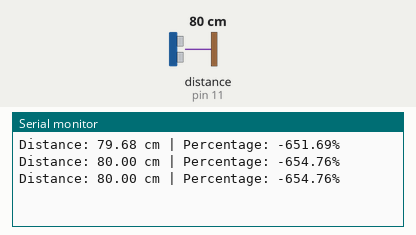
Recording of a sketch running on a simulated Arduino Uno, built with avr-gcc and run on an emulated ATmega328P. On the bench: the last lines printed to the serial monitor. Wiring (inferred from the names in the program): ultrasonic range finder: trigger pin 12; echo pin 11. The inputs (shaded band) are chosen by the test bench; at power-on: distance to the obstacle (sensor on pin 11) 80 cm. The echo pulse lasts 58.3 µs per cm.

Above: at 1.3 s.
1.4 s: distance to the obstacle (sensor on pin 11) set to 2 cm
At 1.9 s:
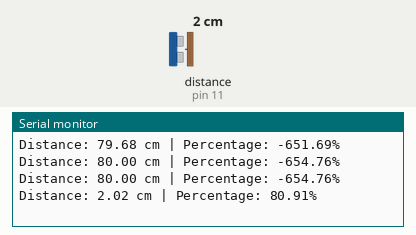
2.9 s: distance to the obstacle (sensor on pin 11) set to 4 cm
At 3.4 s:
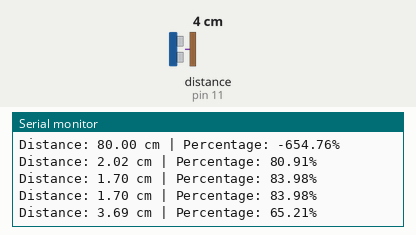
Timing chart, 0 to 5.9 s (numbered marks = the images above; inputs shaded):
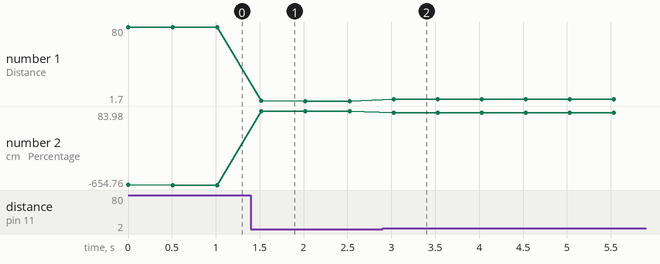

Measured:
- after the input at 1.4 s, the serial monitor: prints a new line after 0.12 s (image 1)
- after the input at 2.9 s, the serial monitor: prints a new line after 0.12 s (image 2)
- plotted number 1: 80 → 1.7 after the input at 1.4 s, 1.7 → 3.69 after the input at 2.9 s
- plotted number 2: -654.76 → 83.98 after the input at 1.4 s, 83.98 → 65.21 after the input at 2.9 s

The sketch:

sensor_1.ino
```cpp
int Trigpin = 12;
int echopin = 11;

void setup() {
  Serial.begin(9600);
  pinMode(Trigpin, OUTPUT);
  pinMode(echopin, INPUT);
}

void loop() {
  digitalWrite(Trigpin, LOW);
  delayMicroseconds(2);

  digitalWrite(Trigpin, HIGH);
  delayMicroseconds(10);
  digitalWrite(Trigpin, LOW);

  long duration = pulseIn(echopin, HIGH, 30000);

  if (duration == 0) {
    Serial.println("No echo detected");
  } else {
    float distance = 0.01715 * duration;
    float x = (10.6 - distance);
    float y = (x/10.6);
    float percentage = y * 100;

    Serial.print("Distance: ");
    Serial.print(distance);
    Serial.print(" cm");
    Serial.print(" | Percentage: ");
    Serial.print(percentage);
    Serial.println("%");
  }

  delay(500);
}
```
